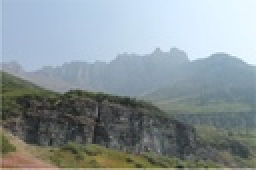
%> input picture DCP/A_DCP_different_Filter/results/3.JPG, 128 x 85 px, shrunk from 721 x 481 before the run (shown 2 times larger)
$ octave main.m   (GNU Octave 9; MATLAB toolbox functions it lacks are replaced by stand-ins)
%> lines starting %> are read from the running program, lines starting %| are printed output that depends on the picture
### DCP/A_DCP_different_Filter/minimumChannel.m
function [ B ] = minimumChannel( I )
%BILATERAL Summary of this function goes here
% Computes the minimum channel of the input image
% It's as simple as looking at channel values for each pixel, and taking
% the minimum value

[height, width, depth] = size(I);

B = zeros(height, width);

for i=1 : height
    for j=1 : width
        temp1 = I(i,j,1);
        temp2 = I(i,j,2);
        temp3 = I(i,j,3);
        B(i,j) = min(I(i,j,1:3));
    end
end

end

### DCP/A_DCP_different_Filter/customMedianFilter.m
function [ medianImg ] = customMedianFilter( W )
    [h, w] = size(W);
    B = medfilt2(W);    % matlab 3x3 median filter

    %%% go through every pixel.
    diff = imabsdiff(W, B); %% for contrast boost
    C = imsubtract(B, diff);
    medianImg = zeros(h, w);
    for i = 1:w
        for j = 1:h
            minB = min(C(j,i),W(j,i));
            medianImg(j,i) = max(minB,0);
        end
    end
end

### DCP/A_DCP_different_Filter/customBilateralFilter.m
function [ r ] = customBilateralFilter( W )
%using a predefined 3x3 patch with distance and intensity filters

    [h, w] = size(W);
    r = zeros(h, w);
    dist = [
         sqrt(2) 1 sqrt(2);
         1 0 1;
         sqrt(2) 1 sqrt(2)
        ];
    for i = 2:w - 1
        for j = 2:h - 1
            patch = [
                     W(j-1,i-1) W(j-1,i) W(j-1,i+1);
                     W(j,i-1) 0 W(j,i+1);
                     W(j+1,i-1) W(j+1,i) W(j+1,i+1)
                    ];
            top = 0;
            bottom = 0;
            for z = 1:9
                top = top + dist(z) * abs((W(j,i) - patch(z))) * patch(z);
                bottom = bottom + dist(z) * abs((W(j,i) - patch(z)));
            end
            result = top / bottom;
            if isnan(result)
                r(j,i)= W(j,i);
            else
                r(j,i)=result;
            end
        end
    end

end

### DCP/A_DCP_different_Filter/jbfilter2.m
% DISCLAIMER
% we did not write this code, and the license for it is below.
% this was used as reference to our own filters.
% JBFILTER2 Two dimensional Joint bilateral filtering.
%    This function implements 2-D bilateral filtering using
%    the method outlined in, however with weights calculated according
%    to another image.
%
%       C. Tomasi and R. Manduchi. Bilateral Filtering for
%       Gray and Color Images. In Proceedings of the IEEE
%       International Conference on Computer Vision, 1998.
%
%    B = jbfilter2(D,C,W,SIGMA) performs 2-D bilateral filtering
%    for the grayscale or color image A. D should be a double
%    precision matrix of size NxMx1 (i.e., grayscale)
%    with normalized values in the closed interval [0,1].
%    C should be similar to D, from which the weights are
%    calculated, with normalized values in the closed
%    interval [0,1].  The half-size of the Gaussian
%    bilateral filter window is defined by W. The standard
%    deviations of the bilateral filter are given by SIGMA,
%    where the spatial-domain standard deviation is given by
%    SIGMA(1) and the intensity-domain standard deviation is
%    given by SIGMA(2).
%
% Based on the code from Douglas R. Lanman, Brown University, September 2006.
%
% Varuna De Silva, University of Surrey, May 2010
% varunax@gmail.com


%%%%%%%%%%%%%%%%%%%%%%%%%%%%%%%%%%%%%%%%%%%%%%%%%%%%%%%%%%%%%
% Pre-process input and select appropriate filter.
function B = jbfilter2(D,C,w,sigma)

% Verify that the input image exists and is valid.
if ~exist('D','var') || isempty(D)
   error('Input image D is undefined or invalid.');
end
if ~isfloat(D) || ~sum([1,3] == size(D,3)) || ...
      min(D(:)) < 0 || max(D(:)) > 1
   error(['Input image D must be a double precision ',...
          'matrix of size NxMx1 or NxMx3 on the closed ',...
          'interval [0,1].']);
end

% Verify bilateral filter window size.
if ~exist('w','var') || isempty(w) || ...
      numel(w) ~= 1 || w < 1
   w = 5;
end
w = ceil(w);

% Verify bilateral filter standard deviations.
if ~exist('sigma','var') || isempty(sigma) || ...
      numel(sigma) ~= 2 || sigma(1) <= 0 || sigma(2) <= 0
   sigma = [3 0.1];
end

% Apply either grayscale or color bilateral filtering.
if size(D,3) == 1
   B = jbfltGray(D,C,w,sigma(1),sigma(2));
else
   B = jbfltGray(D,C,w,sigma(1),sigma(2));
end


%%%%%%%%%%%%%%%%%%%%%%%%%%%%%%%%%%%%%%%%%%%%%%%%%%%%%%%%%%%%%
% Implements bilateral filtering for grayscale images.
function B = jbfltGray(D,C,w,sigma_d,sigma_r)

% Pre-compute Gaussian distance weights.
[X,Y] = meshgrid(-w:w,-w:w);
G = exp(-(X.^2+Y.^2)/(2*sigma_d^2));

% Create waitbar.
%h = waitbar(0,'Applying bilateral filter on gray image...');
%set(h,'Name','Bilateral Filter Progress');

% Apply bilateral filter.
dim = size(D);
B = zeros(dim);
for i = 1:dim(1)
   for j = 1:dim(2)

         % Extract local region.
         iMin = max(i-w,1);
         iMax = min(i+w,dim(1));
         jMin = max(j-w,1);
         jMax = min(j+w,dim(2));
         I = D(iMin:iMax,jMin:jMax);

         % To compute weights from the color image
         J = C(iMin:iMax,jMin:jMax);

         % Compute Gaussian intensity weights according to the color image
         H = exp(-(J-C(i,j)).^2/(2*sigma_r^2));

         % Calculate bilateral filter response.
         F = H.*G((iMin:iMax)-i+w+1,(jMin:jMax)-j+w+1);
         B(i,j) = sum(F(:).*I(:))/sum(F(:));

   end
   %waitbar(i/dim(1));
end

% Close waitbar.
%close(h);

### DCP/A_DCP_different_Filter/darkChannel.m
function jdark = darkChannel(img)
% computes the jdark channel of the image
    height = size(img, 1);
    width = size(img, 2);

    sizeOfArea = 15;
    pad = 7; % may not need

    jdark = zeros(height, width);
    newImage = padarray(img, [pad pad], Inf);
    for j = 1:height
        for i = 1:width
            patch = newImage(j:(j+sizeOfArea-1), i:(i+sizeOfArea-1), :);
            jdark(j, i) = min(patch(:));
        end
    end


end

### DCP/A_DCP_different_Filter/atm.m
function atm = atm( img, JDark )
% Returning the atmospheric estimation

    width = size(img, 2);
    height = size(img, 1);

    pixels = width * height;

    % we need to take a small square of it.. Relative to overall size
    areaOfTests = ceil(pixels/1000); %$$$ may need to increase
    jDarkAreaVect = reshape(JDark, pixels, 1);
    realImageArea = reshape(img, pixels, 3);
    [jDarkAreaVect, ind] = sort(jDarkAreaVect);
    ind = ind(pixels - areaOfTests + 1 : end);

    atmosphere = zeros(1,3);
    for p = 1:areaOfTests
        test = ind(p);
        atmosphere = atmosphere + realImageArea(ind(p), :);
    end

    atm = atmosphere / areaOfTests;

end

### DCP/A_DCP_different_Filter/trans.m
function trans = trans(VR, A)
% gets the transmission of th image
    [h, w] = size(VR);
    omega = .95; %haze kept.. Could boost
    trans = zeros(size(VR));

    for i = 1:w
        for j = 1:h
            trans(j,i) = 1 - ((omega*VR(j,i))/A);
        end
    end
    %trans = 1-omega*darkChannel(newImg);
end

### DCP/A_DCP_different_Filter/radiance.m
function r = radiance(A, img, t)
% recovers scene radiance from the picture
    t0 = .1;
    newImg = zeros(size(img));
    for i = 1:3
        newImg(:,:,i) = A(i) + (img(:,:,i) - A(i))./max(t,t0);
    end
    r = newImg./(max(max(max(newImg))));
end

### DCP/A_DCP_different_Filter/main.m
% main file to organize code from.
clear;

% TO RUN THIS CODE, REPLACE 3.JPG with an input image.
% subsequent image write names don't need to be changed to view results,
% but it is reccommended
%read input (hazey)s
regImg = im2double(imread('results/3.JPG')); %im2double(imread('1.JPG'));
minImg = regImg; %will eventually be "minimum channel image"
%downsampling
downImg = minImg; %imresize(minImg,0.5,'box');
%imshow(downImg);
[h, w] = size(downImg);
%> h = 85; w = 384

% minimum channel image
W = minimumChannel(downImg);
imwrite(W, 'results/3.W.jpg', 'jpg');
imshow(W);


% median filter to use with the bilateral filtered pic
% later on with the guided Joint Bilateral Filter
medianResult = customMedianFilter(W);
%> in customMedianFilter, `C = imsubtract(B, diff);`:
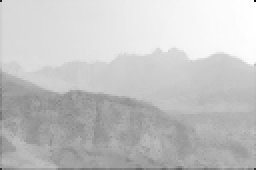
%> C: size 85x128 double (shown 2 times larger); min -0.929, max 0.925, mean 0.504; drawn with min black and max white
imwrite(medianResult, 'results/3.medianResult.jpg', 'jpg');
imshow(medianResult);


% bilateral filter. First applied filter
% jbfilter2 is a joint bilateral filter, but degrades
% to a normal bilateral filter by passing in the image as its own guide
%bilateralResult = jbfilter2(M, M, 6, 1000);
bilateralResult = customBilateralFilter(W);
imwrite(bilateralResult, 'results/3.bilateralResult.jpg', 'jpg');
imshow(bilateralResult);


% guided joint bilater filte. Second/Final filter
% custom filter function based on the Xiao paper
%G = guidedJointBilateralFilter(medianResult, bilateralResult);
G = jbfilter2(medianResult, bilateralResult, 6, 1000);
%> after the loop in jbfltGray, `for i = 1:dim(1)`:
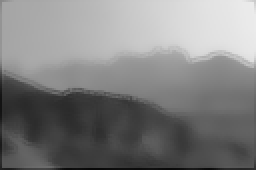
%> B: size 85x128 double (shown 2 times larger); min 0.0326, max 0.925, mean 0.505
imwrite(G, 'results/3.jbfilter.jpg', 'jpg');
imshow(G);


% atmoshpheric light (A) (uses regular img **fast enough)
% dark channel prior (using downsampled minimum channel image)
jdark = darkChannel(W);
%> in darkChannel, `newImage = padarray(img, [pad pad], Inf);`:
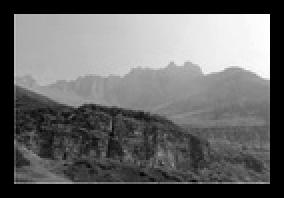
%> newImage: size 99x142 double (shown 2 times larger); 22.61% of the values are NaN or infinite; the others: min 0.0627, max 0.929, mean 0.522; drawn with min black, max white, NaN and infinite black
%> after the loop in darkChannel, `for j = 1:height`:
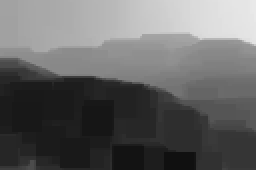
%> jdark: size 85x128 double (shown 2 times larger); min 0.0627, max 0.914, mean 0.394
imwrite(jdark, 'results/3.jdark.jpg', 'jpg');
A = atm(downImg, jdark);
%> in atm, `ind = ind(pixels - areaOfTests + 1 : end);`: ind = [10716; 10796; 10797; 10798; 10799; 10800; 10801; 10802; 10803; 10804; 10805]
%> the loop in atm, `for p = 1:areaOfTests` made 11 passes
%> (test, atmosphere) on passes 1 to 11: (10716, [0.925 0.976 1]), (10796, [1.85 1.96 2]), (10797, [2.78 2.94 3]), (10798, [3.71 3.91 4]), (10799, [4.64 4.89 5]), (10800, [5.56 5.87 6]), (10801, [6.49 6.84 7]), (10802, [7.41 7.82 8]), (10803, [8.34 8.8 9]), (10804, [9.26 9.77 10]), (10805, [10.19 10.75 11])
%> in atm, `atm = atmosphere / areaOfTests;`: atm = [0.926 0.977 1]
%> A = [0.926 0.977 1]

% transmission estimation.. non-difracted Light essentially
t = trans(G, max(A)); %use highest value of A to estimate Atmosphere
%> after the loop in trans, `for i = 1:w`:
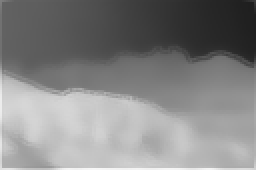
%> trans: size 85x128 double (shown 2 times larger); min 0.121, max 0.969, mean 0.52
imwrite(t, 'results/3.transmission.jpg', 'jpg');
imshow(t);

%refine using guided filter
%refineT = guidedBilateral(t, downImg); % t is guided by downImg
%imshow(refineT);

% radiance method without refinement
r = radiance(A, regImg, t);
%> after the loop in radiance, `for i = 1:3`:
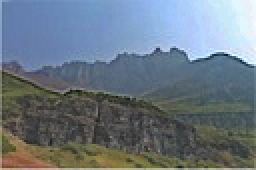
%> newImg: size 85x128x3 double (shown 2 times larger); mean R, G, B 0.245, 0.311, 0.368; drawn with min black and max white
imwrite(r, 'results/3.radiance.jpg', 'jpg');
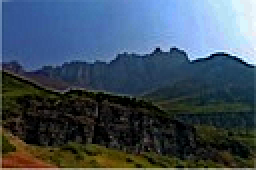
%> saved as 3.radiance.jpg: size 85x128x3 uint8 (shown 2 times larger); mean R, G, B 62.5, 78.9, 94.1

%test results
imshow(r)
% [22 lines of commented-out code are left out]

$ run again, with DCP/A_DCP_different_Filter/results/1.JPG copied over DCP/A_DCP_different_Filter/results/3.JPG
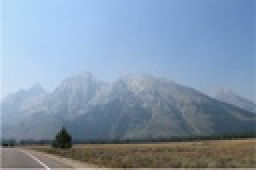
%> input picture DCP/A_DCP_different_Filter/results/1.JPG, 128 x 85 px, shrunk from 691 x 461 before the run (shown 2 times larger)
%> after the loop in darkChannel, `for j = 1:height`:
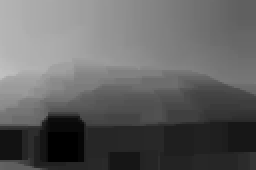
%> jdark: size 85x128 double (shown 2 times larger); min 0, max 0.753, mean 0.386
%> ind = [547; 207; 35; 122; 36; 37; 38; 39; 123; 124; 208]
%> the loop in atm, `for p = 1:areaOfTests` made 11 passes
%> (test, atmosphere) on passes 1 to 8: (547, [0.765 0.859 0.953]), (207, [1.54 1.72 1.91]), (35, [2.35 2.62 2.88]), (122, [3.13 3.48 3.84]), (36, [3.93 4.37 4.81]), (37, [4.73 5.26 5.79]), (38, [5.54 6.15 6.77]), (39, [6.35 7.05 7.75])
%> atm = [0.79 0.876 0.964]
%> `imwrite(r, 'results/3.radiance.jpg', 'jpg');`:
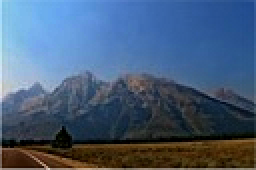
%> saved as 3.radiance.jpg: size 85x128x3 uint8 (shown 2 times larger); mean R, G, B 71.1, 93, 120.3

$ run again, with DCP/A_DCP_different_Filter/results/2.JPG copied over DCP/A_DCP_different_Filter/results/3.JPG
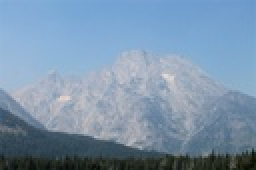
%> input picture DCP/A_DCP_different_Filter/results/2.JPG, 128 x 85 px, shrunk from 726 x 484 before the run (shown 2 times larger)
%> after the loop in darkChannel, `for j = 1:height`:
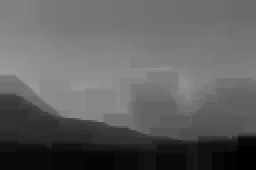
%> jdark: size 85x128 double (shown 2 times larger); min 0, max 0.604, mean 0.375
%> ind = [292; 376; 377; 462; 547; 1319; 1404; 1489; 1574; 37; 122]
%> the loop in atm, `for p = 1:areaOfTests` made 11 passes
%> (test, atmosphere) on passes 1 to 8: (292, [0.616 0.733 0.835]), (376, [1.23 1.47 1.67]), (377, [1.86 2.2 2.51]), (462, [2.49 2.93 3.34]), (547, [3.11 3.65 4.16]), (1319, [3.81 4.38 4.96]), (1404, [4.51 5.12 5.76]), (1489, [5.19 5.84 6.53])
%> atm = [0.645 0.729 0.818]
%> after the loop in radiance, `for i = 1:3`:
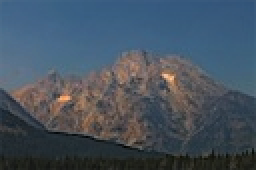
%> newImg: size 85x128x3 double (shown 2 times larger); mean R, G, B 0.36, 0.465, 0.572; drawn with min black and max white
